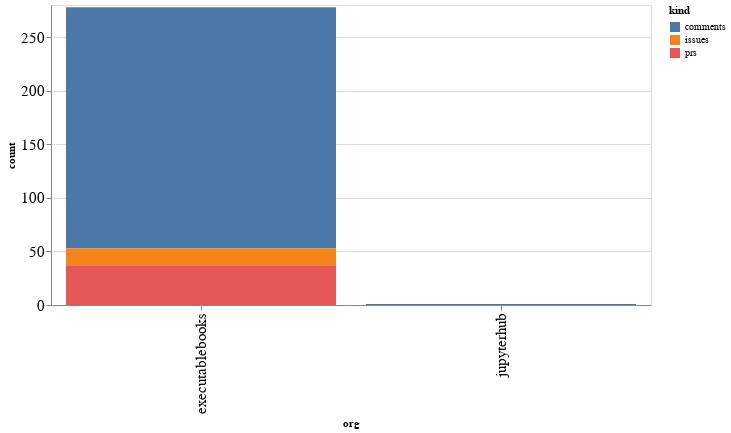

The cell this chart's notebook holds for it:
### Code cell
alt.Chart(org_summaries, width=600).mark_bar().encode(
    x='org',
    y='count',
    color='kind',
    tooltip="org"
)

### Figure 1 — Vega-Lite specification as saved in the notebook (floating-point values rounded to 4 significant figures)
{"config": {"axisLeft": {"labelFontSize": 15}, "axisBottom": {"labelFontSize": 15}}, "data": {"name": "data-27edc2a344c30a5b7fd267f3cbb2e98d"}, "mark": "bar", "encoding": {"color": {"type": "nominal", "field": "kind"}, "tooltip": {"type": "nominal", "field": "org"}, "x": {"type": "nominal", "field": "org"}, "y": {"type": "quantitative", "field": "count"}}, "width": 600, "$schema": "https://vega.github.io/schema/vega-lite/v4.8.1.json", "datasets": {"data-27edc2a344c30a5b7fd267f3cbb2e98d": [{"org": "executablebooks", "kind": "comments", "count": 225}, {"org": "executablebooks", "kind": "issues", "count": 16}, {"org": "executablebooks", "kind": "prs", "count": 37}, {"org": "jupyterhub", "kind": "comments", "count": 1}]}}
